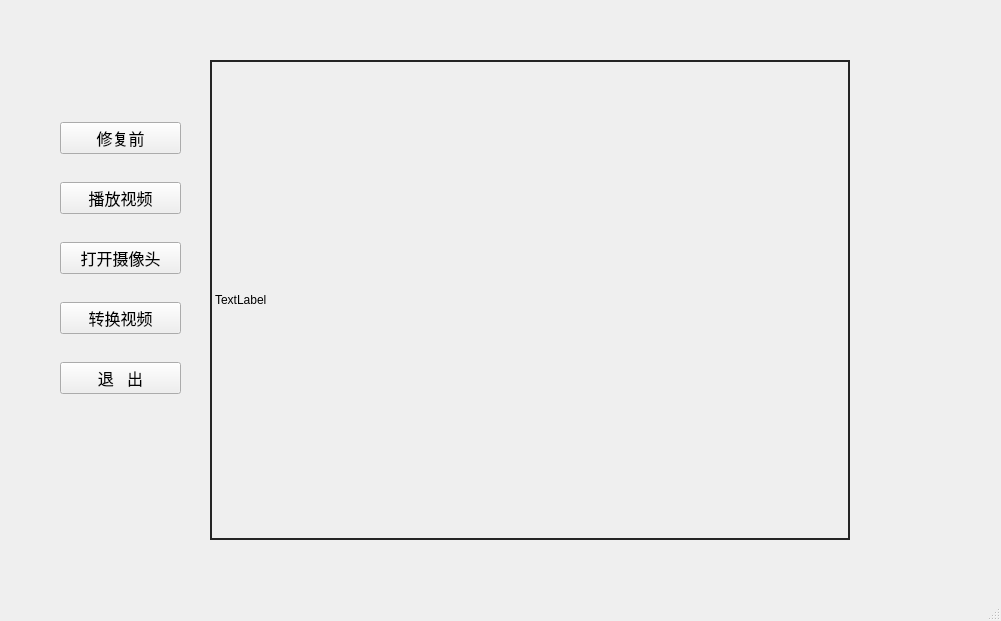
<?xml version="1.0" encoding="UTF-8"?>
<ui version="4.0">
 <class>MainWindow</class>
 <widget class="QMainWindow" name="MainWindow">
  <property name="geometry">
   <rect>
    <x>0</x>
    <y>0</y>
    <width>1001</width>
    <height>621</height>
   </rect>
  </property>
  <property name="windowTitle">
   <string>MainWindow</string>
  </property>
  <widget class="QWidget" name="centralwidget">
   <widget class="QWidget" name="widget" native="true">
    <property name="geometry">
     <rect>
      <x>60</x>
      <y>100</y>
      <width>121</width>
      <height>321</height>
     </rect>
    </property>
    <layout class="QVBoxLayout" name="verticalLayout">
     <item>
      <widget class="QPushButton" name="pb_switch">
       <property name="font">
        <font>
         <family>Microsoft YaHei UI</family>
         <pointsize>12</pointsize>
         <weight>50</weight>
         <bold>false</bold>
        </font>
       </property>
       <property name="text">
        <string>修复前</string>
       </property>
      </widget>
     </item>
     <item>
      <widget class="QPushButton" name="pb_playVideo">
       <property name="sizePolicy">
        <sizepolicy hsizetype="Minimum" vsizetype="Fixed">
         <horstretch>0</horstretch>
         <verstretch>0</verstretch>
        </sizepolicy>
       </property>
       <property name="font">
        <font>
         <family>Microsoft YaHei UI</family>
         <pointsize>12</pointsize>
        </font>
       </property>
       <property name="text">
        <string>播放视频</string>
       </property>
      </widget>
     </item>
     <item>
      <widget class="QPushButton" name="pb_openCamera">
       <property name="font">
        <font>
         <family>Microsoft YaHei UI</family>
         <pointsize>12</pointsize>
        </font>
       </property>
       <property name="text">
        <string>打开摄像头</string>
       </property>
      </widget>
     </item>
     <item>
      <widget class="QPushButton" name="pb_convertVideo">
       <property name="font">
        <font>
         <family>Microsoft YaHei UI</family>
         <pointsize>12</pointsize>
        </font>
       </property>
       <property name="text">
        <string>转换视频</string>
       </property>
      </widget>
     </item>
     <item>
      <widget class="QPushButton" name="pb_exit">
       <property name="font">
        <font>
         <family>Microsoft YaHei UI</family>
         <pointsize>12</pointsize>
        </font>
       </property>
       <property name="text">
        <string>退   出</string>
       </property>
      </widget>
     </item>
    </layout>
   </widget>
   <widget class="QLabel" name="label_showImg">
    <property name="geometry">
     <rect>
      <x>210</x>
      <y>60</y>
      <width>640</width>
      <height>480</height>
     </rect>
    </property>
    <property name="styleSheet">
     <string notr="true">border:2px solid #242424;</string>
    </property>
    <property name="text">
     <string>TextLabel</string>
    </property>
   </widget>
  </widget>
  <widget class="QMenuBar" name="menubar">
   <property name="geometry">
    <rect>
     <x>0</x>
     <y>0</y>
     <width>1001</width>
     <height>20</height>
    </rect>
   </property>
  </widget>
  <widget class="QStatusBar" name="statusbar"/>
 </widget>
 <resources/>
 <connections/>
</ui>
